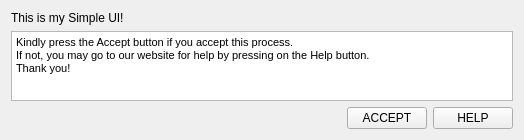
<?xml version="1.0" encoding="UTF-8"?>
<ui version="4.0">
 <class>simpleUI</class>
 <widget class="QWidget" name="simpleUI">
  <property name="geometry">
   <rect>
    <x>0</x>
    <y>0</y>
    <width>524</width>
    <height>96</height>
   </rect>
  </property>
  <property name="sizePolicy">
   <sizepolicy hsizetype="Preferred" vsizetype="Preferred">
    <horstretch>1</horstretch>
    <verstretch>1</verstretch>
   </sizepolicy>
  </property>
  <property name="windowTitle">
   <string>Simple UI</string>
  </property>
  <property name="windowIcon">
   <iconset>
    <normaloff>D:/ControlAutorig/04_ui/lecture_notes/arSave/img/btn_save.png</normaloff>D:/ControlAutorig/04_ui/lecture_notes/arSave/img/btn_save.png</iconset>
  </property>
  <layout class="QVBoxLayout" name="verticalLayout">
   <item>
    <layout class="QVBoxLayout" name="verticalLayout_2">
     <item>
      <widget class="QLabel" name="label">
       <property name="text">
        <string>This is my Simple UI!</string>
       </property>
      </widget>
     </item>
     <item>
      <widget class="QTextBrowser" name="textBrowser">
       <property name="html">
        <string>&lt;!DOCTYPE HTML PUBLIC &quot;-//W3C//DTD HTML 4.0//EN&quot; &quot;http://www.w3.org/TR/REC-html40/strict.dtd&quot;&gt;
&lt;html&gt;&lt;head&gt;&lt;meta name=&quot;qrichtext&quot; content=&quot;1&quot; /&gt;&lt;style type=&quot;text/css&quot;&gt;
p, li { white-space: pre-wrap; }
&lt;/style&gt;&lt;/head&gt;&lt;body style=&quot; font-family:'MS Shell Dlg 2'; font-size:8.25pt; font-weight:400; font-style:normal;&quot;&gt;
&lt;p style=&quot; margin-top:0px; margin-bottom:0px; margin-left:0px; margin-right:0px; -qt-block-indent:0; text-indent:0px;&quot;&gt;Kindly press the Accept button if you accept this process.&lt;/p&gt;
&lt;p style=&quot; margin-top:0px; margin-bottom:0px; margin-left:0px; margin-right:0px; -qt-block-indent:0; text-indent:0px;&quot;&gt;If not, you may go to our website for help by pressing on the Help button.&lt;/p&gt;
&lt;p style=&quot; margin-top:0px; margin-bottom:0px; margin-left:0px; margin-right:0px; -qt-block-indent:0; text-indent:0px;&quot;&gt;Thank you!&lt;/p&gt;&lt;/body&gt;&lt;/html&gt;</string>
       </property>
      </widget>
     </item>
    </layout>
   </item>
   <item>
    <layout class="QHBoxLayout" name="horizontalLayout_5">
     <item>
      <spacer name="horizontalSpacer">
       <property name="orientation">
        <enum>Qt::Horizontal</enum>
       </property>
       <property name="sizeHint" stdset="0">
        <size>
         <width>40</width>
         <height>20</height>
        </size>
       </property>
      </spacer>
     </item>
     <item>
      <widget class="QPushButton" name="btnAccept">
       <property name="text">
        <string>ACCEPT</string>
       </property>
      </widget>
     </item>
     <item>
      <widget class="QPushButton" name="btnHelp">
       <property name="text">
        <string>HELP</string>
       </property>
      </widget>
     </item>
    </layout>
   </item>
  </layout>
 </widget>
 <resources/>
 <connections/>
</ui>
